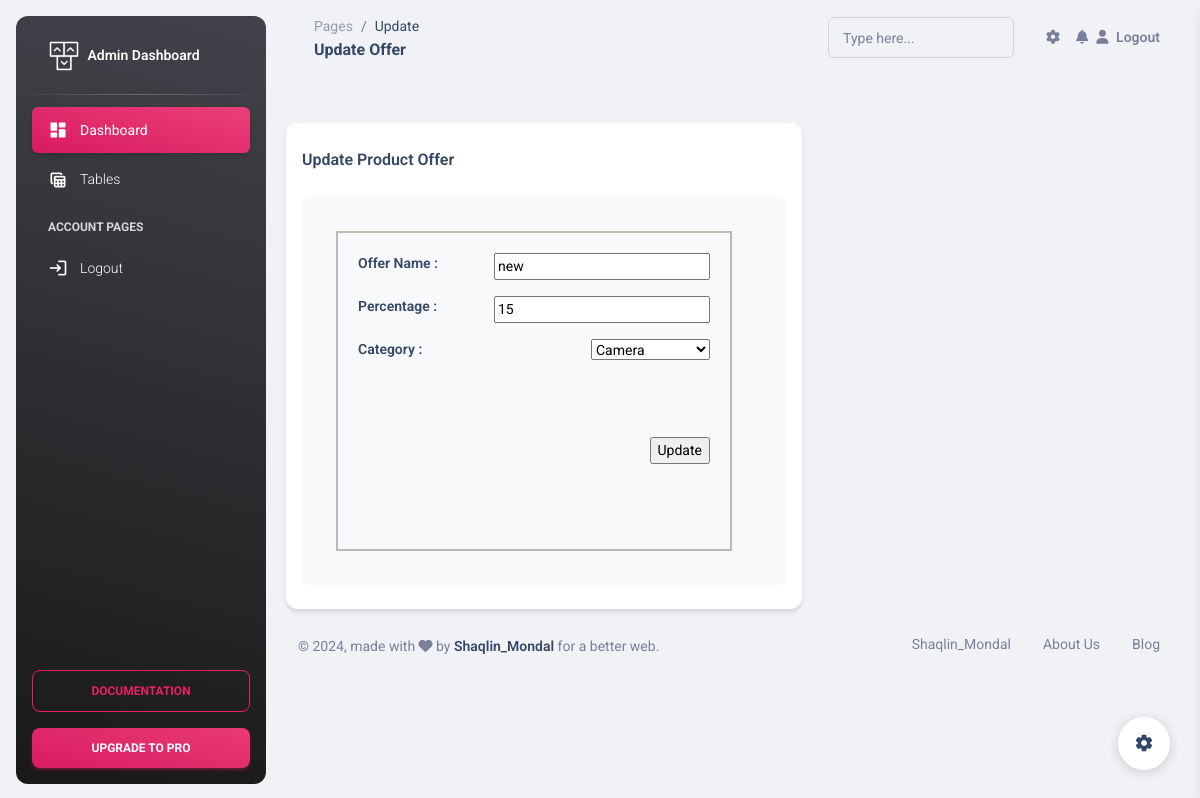
/admin/pages/update_offer.php?offid=9 (signed in), run on the app's committed database.
### tables this page shows
CREATE TABLE `veg_offer` (
  `offer_id` int(11) NOT NULL,
  `category_name` varchar(255) NOT NULL,
  `percentage` int(11) NOT NULL,
  `offer_name` varchar(1000) NOT NULL,
  `seller_name` varchar(255) NOT NULL,
  `admin_name` varchar(255) NOT NULL,
  `massage` text NOT NULL,
  `date_time` varchar(1000) NOT NULL
);

CREATE TABLE `categories` (
  `category_id` int(11) NOT NULL,
  `category_name` varchar(500) NOT NULL,
  `parent_cat_id` int(11) NOT NULL
);

### admin/pages/update_offer.php (the view, shortened to what this page needs)
<?php include("../inc_files/dbconnect.php"); ?>
<!DOCTYPE html>
<html lang="en">
<head>
  <link href="../assets/css/nucleo-icons.css" rel="stylesheet" />
  <link href="../assets/css/nucleo-svg.css" rel="stylesheet" />
  <link id="pagestyle" href="../assets/css/material-dashboard.css?v=3.1.0" rel="stylesheet" />
</head>
<body class="g-sidenav-show  bg-gray-200">
  <aside class="sidenav navbar navbar-vertical navbar-expand-xs border-0 border-radius-xl my-3 fixed-start ms-3   bg-gradient-dark" id="sidenav-main">
  <?php include("../inc_files/sidebar_header.php"); ?>
    <hr class="horizontal light mt-0 mb-2">
    <div class="collapse navbar-collapse  w-auto " id="sidenav-collapse-main">
      <?php include("../inc_files/side_bar.php"); ?>
    </div>
    <?php include("../inc_files/sidebar_footer.php"); ?>
  </aside>
  <main class="main-content position-relative max-height-vh-100 h-100 border-radius-lg ">
    <nav class="navbar navbar-main navbar-expand-lg px-0 mx-4 shadow-none border-radius-xl" id="navbarBlur" data-scroll="true">
      <div class="container-fluid py-1 px-3">
        <nav aria-label="breadcrumb">
          <ol class="breadcrumb bg-transparent mb-0 pb-0 pt-1 px-0 me-sm-6 me-5">
            <li class="breadcrumb-item text-sm"><a class="opacity-5 text-dark" href="javascript:;">Pages</a></li>
            <li class="breadcrumb-item text-sm text-dark active" aria-current="page">Update</li>
          </ol>
          <h6 class="font-weight-bolder mb-0">Update Offer</h6>
        </nav>
        <?php include("../inc_files/navbar.php"); ?>
      </div>
    </nav>
    <div class="container-fluid py-4">
      <div class="row">
        <div class="col-md-7 mt-4">
          <div class="card">
            <div class="card-header pb-0 px-3">
              <h6 class="mb-0">Update Product Offer</h6>
            </div>
            <div class="card-body pt-4 p-3">
              <ul class="list-group">
                    <?php
                        $offid=$_GET['offid'];
                        $sel="SELECT * FROM veg_offer WHERE offer_id='$offid'";
                        $result=mysqli_query($con,$sel);
                        while($rs=$result->fetch_assoc()){
                    ?>
                <li class="list-group-item border-0 d-flex p-4 mb-2 bg-gray-100 border-radius-lg">
                  <div class="d-flex flex-column">
                    <form action="update_offer_ins.php" method="post">
                        <div class="div">
                        <h6 class="mb-3 text-sm">Offer Name :
                            <input type="text" name="oname" value="<?php echo $rs['offer_name'];?>" style="width: 18vw;">
                        </h6>
                        <h6 class="mb-3 text-sm">Percentage :
                            <input type="text" name="opercentage" value="<?php echo $rs['percentage'];?>" style="width: 18vw;" >
                        </h6>
                        <h6 class="mb-3 text-sm">Category :
                                <select name="ocategory" id="">
                                        <?php
                                            $datas="SELECT * FROM categories WHERE parent_cat_id=0";
                                            $rst=$con->query($datas);
                                            while($rows=$rst->fetch_assoc()){
                                        ?>
                                        <optgroup label="<?php echo $rows['category_name'] ?>">
                                            <?php
                                                $pid=$rows['category_id'] ;
                                                $datasc="SELECT * FROM categories WHERE parent_cat_id='$pid'";
                                                $rsc=$con->query($datasc);
                                                while($rowsc=$rsc->fetch_assoc()){
                                            ?>
                                            <option <?php if( $rs['category_name']==$rowsc ['category_id']){echo "selected";} ?> value="<?php echo $rowsc ['category_id']; ?>" ><?php echo $rowsc['category_name'];?></option>
                                            <?php } ?>
                                        </optgroup>
                                        <?php  } ?>
                                </select>
                        </h6>
                        <br><br>
                        <h6 class="mb-3 text-sm" style="display:flex; justify-content: end;">
                            <input type="submit" name="update" value="Update" >
                        </h6>
                        </div>
                    </form>
                  </div>
                </li>
                <?php } ?>
              </ul>
            </div>
          </div>
        </div>
      </div>
        <?php include("../inc_files/footer.php"); ?>
    </div>
  </main>
  <div class="fixed-plugin">
    <a class="fixed-plugin-button text-dark position-fixed px-3 py-2">
      <i class="material-icons py-2">settings</i>
    </a>
  </div>
</body>
</html>

### admin/pages/update_offer.php (style rules this page uses)
.div { padding :10px; border: 2px #bbbbb5 solid; height:40vh; width:33vw; margin:10px; }
.div h6 { margin:10px; display: flex; flex-direction: row; justify-content: space-between; }
.div h6 input { margin-left: 10px; border-radius: 5px solid ; }

### data on the page
veg_offer: oname "new", opercentage "15", ocategory "Camera"
